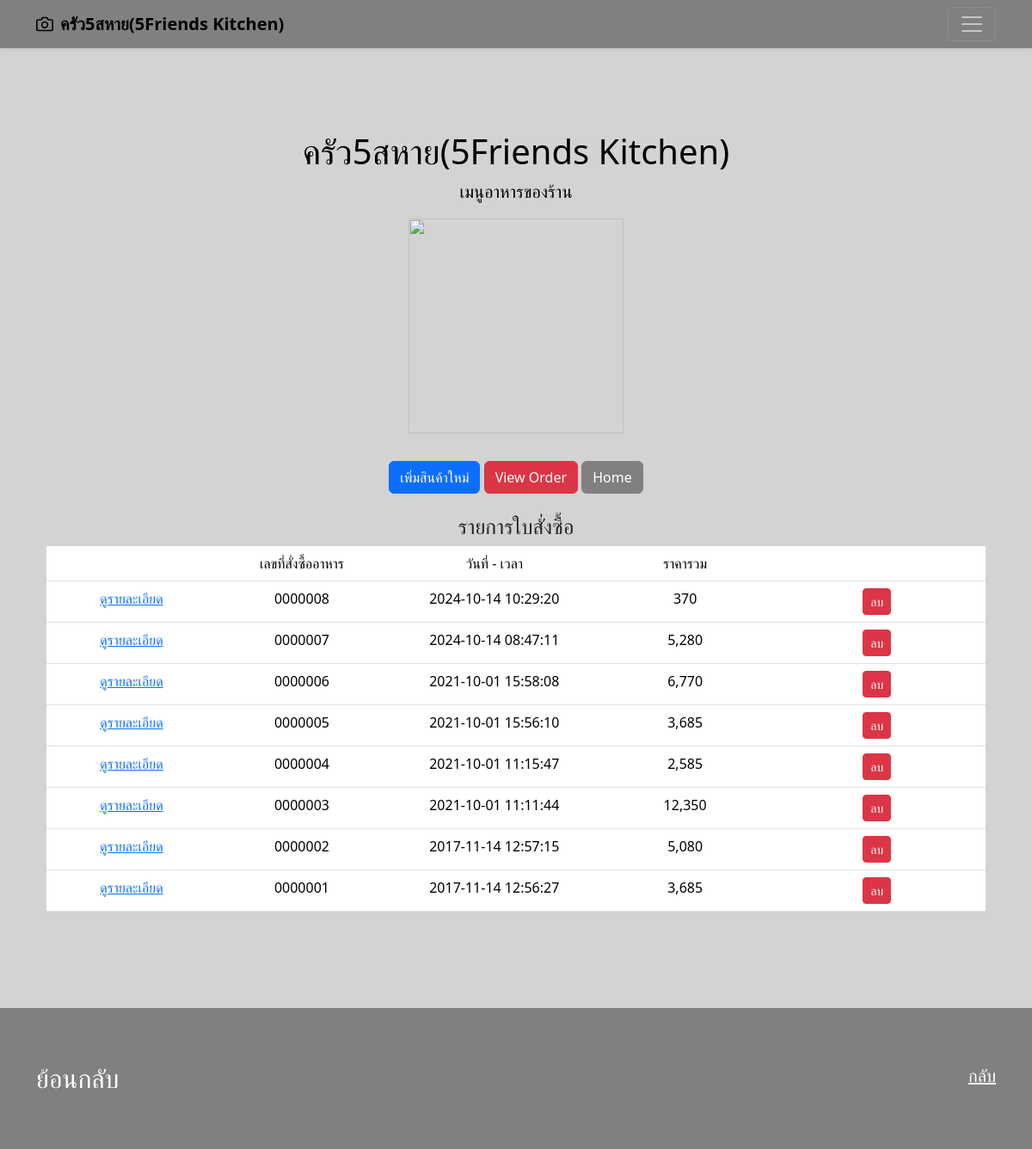
Page /a/album/view_order.php on the committed database.
### tables this page shows
CREATE TABLE `orders` (
  `oid` int(7) UNSIGNED ZEROFILL NOT NULL,
  `ototal` int(7) NOT NULL,
  `odate` datetime NOT NULL,
  `member_id` int(7) NOT NULL
);

### a/album/view_order.php (the view, shortened to what this page needs)
<!doctype html>
<html lang="en" data-bs-theme="auto">
  <head><script src="../assets/js/color-modes.js"></script>
    <link rel="stylesheet" href="https://cdn.jsdelivr.net/npm/@docsearch/css@3">
<link href="../assets/dist/css/bootstrap.min.css" rel="stylesheet">
  </head>
  <body>
<header data-bs-theme="dark">
  <div class="navbar navbar-dark bg-dark shadow-sm">
    <div class="container">
      <a href="#" class="navbar-brand d-flex align-items-center">
        <strong>ครัว5สหาย(5Friends Kitchen)</strong>
      </a>
      <button class="navbar-toggler" type="button" data-bs-toggle="collapse" data-bs-target="#navbarHeader" aria-controls="navbarHeader" aria-expanded="false" aria-label="Toggle navigation">
        <span class="navbar-toggler-icon"></span>
      </button>
    </div>
  </div>
</header>
<main>
  <section class="py-5 text-center container">
    <div class="album py-5" style="background-color: #d3d3d3;">
    <div class="container">
        <h1 class="fw-light">ครัว5สหาย(5Friends Kitchen)</h1>
        <p class="lead text-body-secondary">เมนูอาหารของร้าน</p>
        <img class="mb-4" src="../album/00.jpg" alt="" width="250" height="250">
        <p>
          <a href="insert.php" class="btn btn-primary my-2">เพิ่มสินค้าใหม่</a>
           <a href="view_order.php" class="btn btn-danger">View Order</a>
          <a href="index.php" class="btn btn-secondary">Home</a>
        </p>
     <body>
<h4>รายการใบสั่งซื้อ</h4>
<table width="100%" class="table">
    <tr>
        <td width="153"><h class="f1">&nbsp;</h></td>
        <td width="153"><h class="f1">เลขที่สั่งซื้ออาหาร</h></td>
        <td width="193"><h class="f1">วันที่ - เวลา</h></td>
        <td width="150"><h class="f1">ราคารวม</h></td>
        <td width="195"><h class="f1"></h></td>
    </tr>
    <?php
	include("connectdb.php");
	$sql = "select  *  from  `orders`  order by oid  desc ";
	$rs = mysqli_query($conn, $sql) ;
	while ($data = mysqli_fetch_array($rs, MYSQLI_BOTH)) {
?>
    <tr>
        <td><a href="view_order_detail.php?a=<?=$data['oid'];?>">ดูรายละเอียด</a></td>
        <td><?=$data['oid'];?></td>
        <td><?=$data['odate'];?></td>
        <td><?=number_format($data['ototal'], 0);?></td>
         <td><a href="delete3.php?oid=<?=$data['oid'];?>&ext=<?=$data['ototal'];?>" onClick="return confirm('ยืนยันการลบ?');"type="button" class="btn btn-sm btn-danger">ลบ</a></td>
    </tr>
    <?php } ?>
</table>
</body>
      </div>
    </div>
</main>
<footer class="text-body-secondary py-5"style="color: #000000; padding: 20px;">
  <div class="container" style="">
    <p class="float-end mb-1">
		<p class="float-end mb-1">
      <a href="index.php"style="color: white; font-size: 20px;">กลับ</a>
    </p>
    </p><h3>
    <p class="mb-1" style="color: white; font-size: 30px;">ย้อนกลับ</h3></p>
  </div>
</footer>
</body>
</html>

### a/album/view_order.php (style rules this page uses)
body { background-color: #D3D3D3 ; background-repeat: no-repeat; }
.navbar, .bg-dark { background-color: #808080 !important; }
.navbar-brand, .nav-link, .text-white { color: #000000 !important; }
.btn-secondary { background-color: #808080; border-color:#808080; }
.lead { color: #000000 !important; }
h1, h2 { color: #000000; }
footer { background-color: #808080; color: #808080; }

### rows in the picture
orders: oid "0000008", odate "2024-10-14 10:29:20", ototal "370"
orders: oid "0000007", odate "2024-10-14 08:47:11", ototal "5,280"
orders: oid "0000006", odate "2021-10-01 15:58:08", ototal "6,770"
orders: oid "0000005", odate "2021-10-01 15:56:10", ototal "3,685"
orders: oid "0000004", odate "2021-10-01 11:15:47", ototal "2,585"
orders: oid "0000003", odate "2021-10-01 11:11:44", ototal "12,350"
orders: oid "0000002", odate "2017-11-14 12:57:15", ototal "5,080"
orders: oid "0000001", odate "2017-11-14 12:56:27", ototal "3,685"
